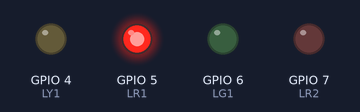
Simulated run of this sketch. Board: ESP32-S3. Parts: output pins drawn as LEDs (lit = HIGH).

Above: at 0.2 s.
At 1.2 s:
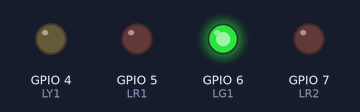
At 2.7 s:
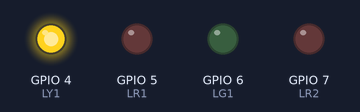
At 3.7 s:
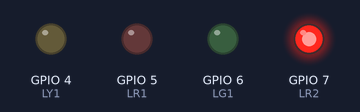
Timing chart, 0 to 4.6 s (numbered marks = the images above):
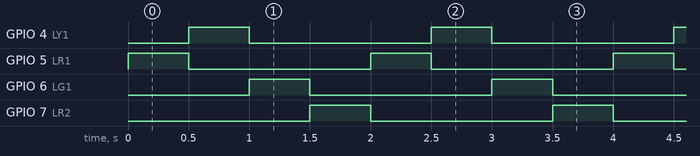

Measured:
- by itself, GPIO 4 (LY1), GPIO 5 (LR1), GPIO 6 (LG1), GPIO 7 (LR2): alternates HIGH for 0.50 s and LOW for 1.5 s
- by itself, everything shown: repeats every 2.0 s, in 5 steps

The sketch:

first_sketch.ino
```cpp
/// Maqueta con ESP32
#define LDR1 13 // LDR Light sensor from traffic light 1 connected in pin A0
#define LDR2 12 // LDR Light sensor from traffic light 2 connected in pin A1
#define CO2 14  // CO2 sensor connected in pin A3
#define P1 1    // Traffic light 1 button connected in pin 1
#define P2 2    // Traffic light 2 button connected in pin 2
#define CNY1 42 // Infrared sensor 1 in traffic light 1 connected in pin 42
#define CNY2 41 // Infrared sensor 2 in traffic light 1 connected in pin 41
#define CNY3 40 // Infrared sensor 3 in traffic light 1 connected in pin 40
#define CNY4 39 // Infrared sensor 4 in traffic light 2 connected in pin 39
#define CNY5 38 // Infrared sensor 5 in traffic light 2 connected in pin 38
#define CNY6 37 // Infrared sensor 6 in traffic light 2 connected in pin 37
#define LR1 5   // Red traffic light 1 connected in pin 5
#define LY1 4   // Yellow traffic light 1 connected in pin 4
#define LG1 6   // Green traffic light 1 connected in pin 6
#define LR2 7   // Red traffic light 2 connected in pin 7
#define LY2 15  // Yellow traffic light 2 connected in pin 15
#define LG2 16  // Green traffic light 2 connected in pin 16

void setup() {
  // put your setup code here, to run once:
  pinMode(LR1, OUTPUT);
  pinMode(LY1, OUTPUT);
  pinMode(LG1, OUTPUT);
  pinMode(LR2, OUTPUT);
  digitalWrite(LR1, 0);
  digitalWrite(LY1, 0);
  digitalWrite(LG1, 0);
  digitalWrite(LR2, 0);
}

void loop() {
  // Blink all 4 LEDs in sequence
  digitalWrite(LR1, 1);
  delay(500);
  digitalWrite(LR1, 0);

  digitalWrite(LY1, 1);
  delay(500);
  digitalWrite(LY1, 0);

  digitalWrite(LG1, 1);
  delay(500);
  digitalWrite(LG1, 0);

  digitalWrite(LR2, 1);
  delay(500);
  digitalWrite(LR2, 0);
}
```
